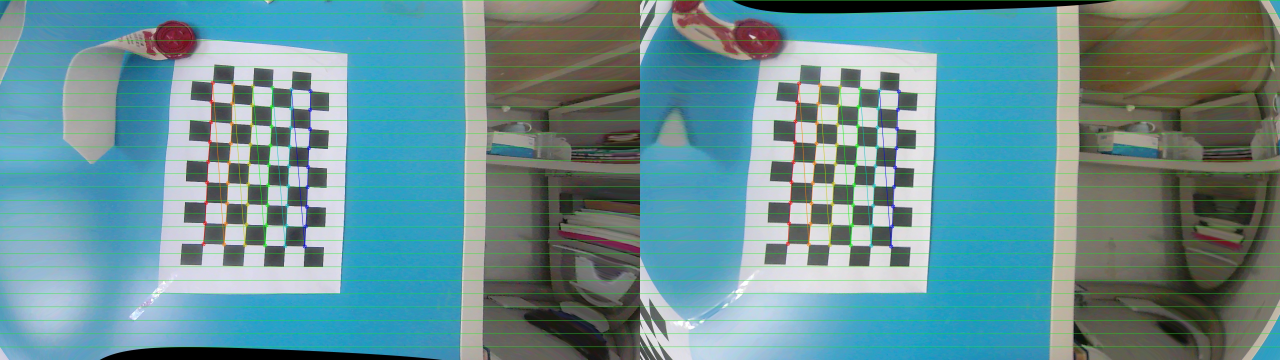
#> input picture project/config/calibration/debug_rectified/rectified_stereo_0001.jpg, 3840 x 1080 px, given in place of the camera (shown at 1/3 size)
$ python focus_tuner.py   (older library calls are emulated)
#> lines starting #> are read from the running program, lines starting #| are printed output that depends on the picture; after the words box and inside, x2 and y2 are one past the last pixel; in counts of white or black regions, pixels touching at a corner belong together
from __future__ import annotations

"""
Focus tuning + manual ROI zoom viewer.

What it shows (real-time):
- Left original (half frame or dedicated camera)
- Right original (half frame or dedicated camera)
- Left ROI zoom (3-5x, manual selection)
- Right ROI zoom (3-5x, manual selection)
- A simple sharpness score on ROI (Laplacian variance)

Controls:
- l: select ROI on Left window
- r: select ROI on Right window
- [ / ]: decrease / increase focus (if CAP_PROP_FOCUS is supported)
- a: toggle autofocus (CAP_PROP_AUTOFOCUS)
- +/- zoom: change zoom factor (default 4)
- q / ESC: quit
"""

import argparse
import time
from typing import Optional, Tuple

import cv2
import numpy as np


def laplacian_sharpness(bgr: np.ndarray) -> float:
    if bgr is None or bgr.size == 0:
        return 0.0
    gray = cv2.cvtColor(bgr, cv2.COLOR_BGR2GRAY)
    return float(cv2.Laplacian(gray, cv2.CV_64F).var())


def clamp_roi(x: int, y: int, w: int, h: int, img_w: int, img_h: int) -> Tuple[int, int, int, int]:
    x = max(0, min(int(x), img_w - 1))
    y = max(0, min(int(y), img_h - 1))
    w = max(1, min(int(w), img_w - x))
    h = max(1, min(int(h), img_h - y))
    return x, y, w, h


def set_focus(cap: cv2.VideoCapture, value: float) -> None:
    # Some backends/cameras ignore this silently.
    try:
        cap.set(cv2.CAP_PROP_FOCUS, float(value))
    except Exception:
        pass


def set_autofocus(cap: cv2.VideoCapture, enabled: bool) -> None:
    try:
        # 1/0 semantics depend on the driver; we try both.
        cap.set(cv2.CAP_PROP_AUTOFOCUS, 1 if enabled else 0)
    except Exception:
        pass


class FocusTuner:
    def __init__(
        self,
        device_index: int,
        split_half: bool,
        zoom: int,
        autofocus: bool,
        focus_step: float,
        backend: Optional[int],
    ) -> None:
        self.device_index = device_index
        self.split_half = split_half
        self.zoom = int(max(1, zoom))
        self.focus_step = float(focus_step)
        self.autofocus_enabled = bool(autofocus)

        self.cap = cv2.VideoCapture(device_index, backend) if backend is not None else cv2.VideoCapture(device_index)
        if not self.cap.isOpened():
            raise RuntimeError(f"Failed to open camera index={device_index}")

        # Apply initial autofocus / focus.
        set_autofocus(self.cap, self.autofocus_enabled)

        self.last_frame_time = 0.0

        self.left_roi: Optional[Tuple[int, int, int, int]] = None
        self.right_roi: Optional[Tuple[int, int, int, int]] = None

        # Populated after first frame.
        self.frame_h: int = 0
        self.frame_w: int = 0

    def _split_left_right(self, frame: np.ndarray) -> Tuple[np.ndarray, np.ndarray]:
        h, w = frame.shape[:2]
        if not self.split_half:
            raise ValueError("split_half is False but _split_left_right was called")
        half = w // 2
        left = frame[:, :half]
        right = frame[:, half:]
        return left, right

    def _roi_zoom_view(self, img: np.ndarray, roi: Optional[Tuple[int, int, int, int]], zoom: int) -> np.ndarray:
        if img is None or img.size == 0:
            return img
        h, w = img.shape[:2]
        canvas = img.copy()
        if roi is None:
            cv2.putText(canvas, "ROI not set", (10, 30), cv2.FONT_HERSHEY_SIMPLEX, 0.8, (0, 255, 255), 2, cv2.LINE_AA)
            return canvas

        x, y, rw, rh = clamp_roi(roi[0], roi[1], roi[2], roi[3], w, h)
        roi_img = img[y : y + rh, x : x + rw].copy()
        zoomed = cv2.resize(
            roi_img,
            (max(1, rw * zoom), max(1, rh * zoom)),
            interpolation=cv2.INTER_CUBIC,
        )

        sharp = laplacian_sharpness(roi_img)
        cv2.putText(
            zoomed,
            f"sharp={sharp:.1f} (lap var)",
            (10, 30),
            cv2.FONT_HERSHEY_SIMPLEX,
            0.8,
            (0, 255, 255),
            2,
            cv2.LINE_AA,
        )

        # Also draw a small marker box on original for feedback.
        cv2.rectangle(canvas, (x, y), (x + rw, y + rh), (0, 255, 255), 1)
        return zoomed

    def run(self) -> None:
        win_left = "Left"
        win_right = "Right"
        win_left_zoom = "Left ROI Zoom"
        win_right_zoom = "Right ROI Zoom"

        cv2.namedWindow(win_left, cv2.WINDOW_NORMAL)
        cv2.namedWindow(win_right, cv2.WINDOW_NORMAL)
        cv2.namedWindow(win_left_zoom, cv2.WINDOW_NORMAL)
        cv2.namedWindow(win_right_zoom, cv2.WINDOW_NORMAL)

        print("Keys: l/r select ROI, [/] focus, a autofocus, +/- zoom, q or ESC quit")

        # Try read once for display sizes.
        while True:
            ok, frame = self.cap.read()
            if not ok or frame is None:
                time.sleep(0.01)
                continue
            self.frame_h, self.frame_w = frame.shape[:2]

            left, right = self._split_left_right(frame)

            # Current focus value to overlay.
            focus_val = self.cap.get(cv2.CAP_PROP_FOCUS)
            af_val = self.cap.get(cv2.CAP_PROP_AUTOFOCUS)

            # Show original halves.
            cv2.putText(
                left,
                f"focus={focus_val:.2f} af={int(af_val)} zoom={self.zoom}",
                (10, 30),
                cv2.FONT_HERSHEY_SIMPLEX,
                0.8,
                (0, 255, 255),
                2,
                cv2.LINE_AA,
            )
            cv2.putText(
                right,
                f"focus={focus_val:.2f} af={int(af_val)} zoom={self.zoom}",
                (10, 30),
                cv2.FONT_HERSHEY_SIMPLEX,
                0.8,
                (0, 255, 255),
                2,
                cv2.LINE_AA,
            )

            left_zoom = self._roi_zoom_view(left, self.left_roi, self.zoom)
            right_zoom = self._roi_zoom_view(right, self.right_roi, self.zoom)

            cv2.imshow(win_left, left)
            cv2.imshow(win_right, right)
            cv2.imshow(win_left_zoom, left_zoom)
            cv2.imshow(win_right_zoom, right_zoom)

            key = cv2.waitKey(1) & 0xFF

            if key in (ord("q"), 27):
                break
            if key == ord("l"):
                # ROI selection on the left image.
                roi = cv2.selectROI(win_left, left, fromCenter=False, showCrosshair=True)
                x, y, w, h = roi
                if w > 0 and h > 0:
                    self.left_roi = (int(x), int(y), int(w), int(h))
                continue
            if key == ord("r"):
                roi = cv2.selectROI(win_right, right, fromCenter=False, showCrosshair=True)
                x, y, w, h = roi
                if w > 0 and h > 0:
                    self.right_roi = (int(x), int(y), int(w), int(h))
                continue

            if key == ord("a"):
                self.autofocus_enabled = not self.autofocus_enabled
                set_autofocus(self.cap, self.autofocus_enabled)
                continue

            if key in (ord("]"), ord("+")):
                focus_val = self.cap.get(cv2.CAP_PROP_FOCUS)
                set_focus(self.cap, focus_val + self.focus_step)
                continue
            if key in (ord("["), ord("-")):
                focus_val = self.cap.get(cv2.CAP_PROP_FOCUS)
                set_focus(self.cap, focus_val - self.focus_step)
                continue

            # Zoom control with keys '+'/'-' is already used for focus +/- via above.
            # Provide separate zoom keys: '=' and '_' for zoom factor.
            if key == ord("="):
                self.zoom = min(8, self.zoom + 1)
                continue
            if key == ord("_"):
                self.zoom = max(1, self.zoom - 1)
                continue


def main() -> None:
    parser = argparse.ArgumentParser()
    parser.add_argument("--device-index", type=int, default=1, help="Camera index for cv2.VideoCapture")
    parser.add_argument("--split-half", action="store_true", help="Split side-by-side frame into left/right halves")
    parser.add_argument("--no-split-half", dest="split_half", action="store_false")
    parser.set_defaults(split_half=True)

    parser.add_argument("--zoom", type=int, default=4, help="ROI zoom factor (3-5 recommended)")
    parser.add_argument("--autofocus", action="store_true", help="Enable autofocus at start")
    parser.add_argument("--no-autofocus", dest="autofocus", action="store_false")
    parser.set_defaults(autofocus=False)
    parser.add_argument("--focus-step", type=float, default=1.0, help="Focus step for [/] keys")

    parser.add_argument("--backend-dshow", action="store_true", help="Use CAP_DSHOW backend (Windows)")
    args = parser.parse_args()

    backend = cv2.CAP_DSHOW if args.backend_dshow else None

    tuner = FocusTuner(
        device_index=args.device_index,
        split_half=args.split_half,
        zoom=args.zoom,
        autofocus=args.autofocus,
        focus_step=args.focus_step,
        backend=backend,
    )
    tuner.run()
#> in run, frame is the input picture: shape (1080, 3840, 3); mean B, G, R 149, 143, 102.5
#> in _split_left_right, `left = frame[:, :half]`:
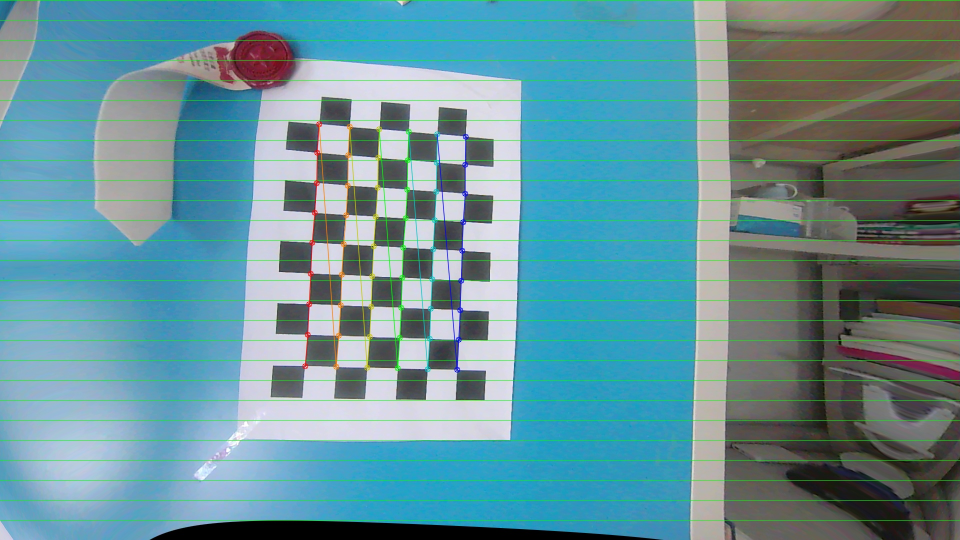
#> left: shape (1080, 1920, 3) (shown at 1/2 size); mean B, G, R 154.5, 144.7, 101.9
#> in _split_left_right, `right = frame[:, half:]`:
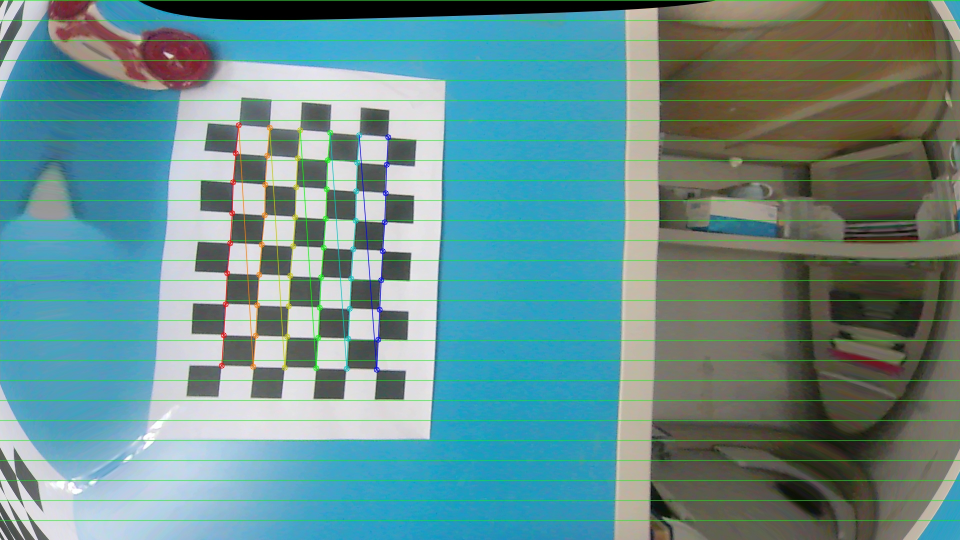
#> right: shape (1080, 1920, 3) (shown at 1/2 size); mean B, G, R 143.4, 141.3, 103.1
#> in run, `cv2.putText( left, f"focus={focus_val:.2f} af={int(af_val)} zoom={self..`:
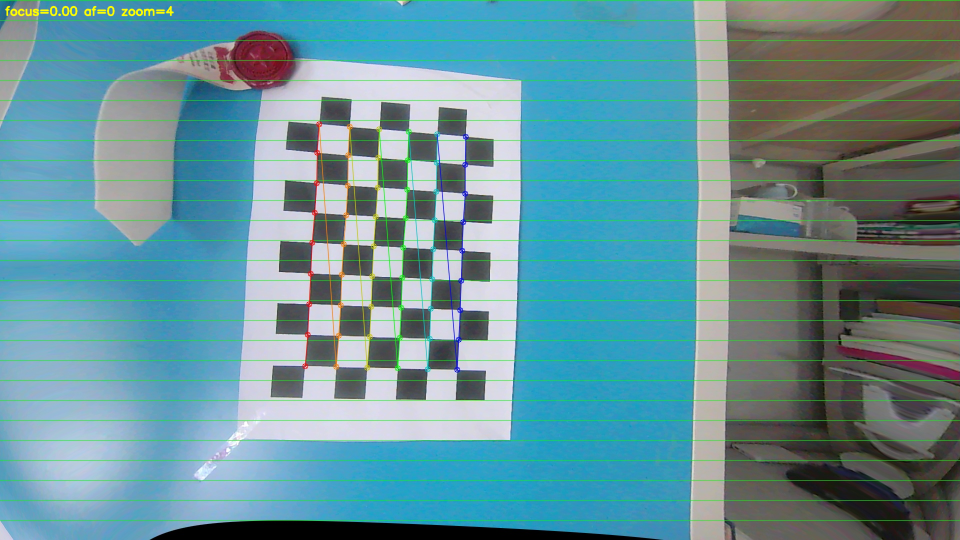
#> left: shape (1080, 1920, 3) (shown at 1/2 size); 0.18% of pixels changed, all inside (x1, y1, x2, y2) = (9, 11, 349, 33)
#> in run, `cv2.putText( right, f"focus={focus_val:.2f} af={int(af_val)} zoom={sel..`:
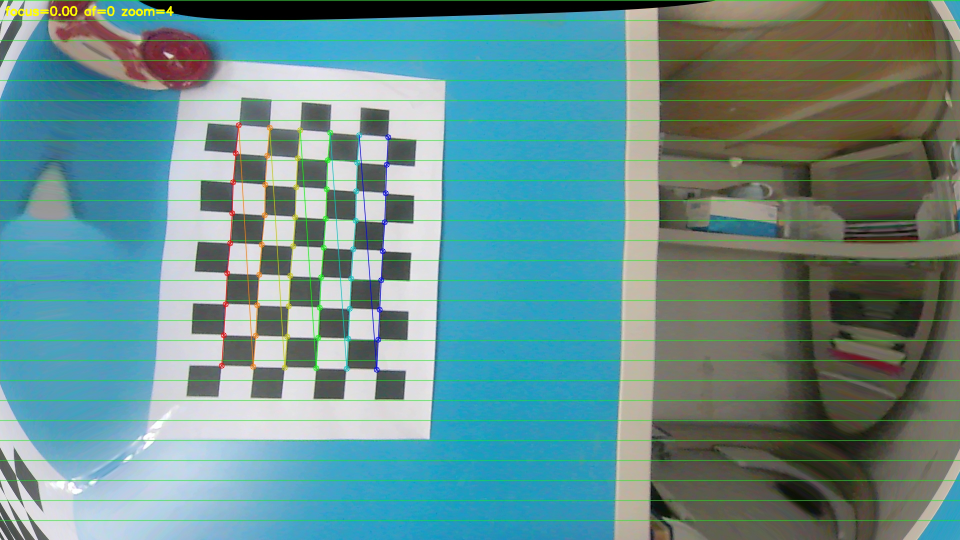
#> right: shape (1080, 1920, 3) (shown at 1/2 size); 0.18% of pixels changed, all inside (x1, y1, x2, y2) = (9, 11, 349, 33)
#> in _roi_zoom_view, `cv2.putText(canvas, "ROI not set", (10, 30), cv2.FONT_HERSHEY_SIMPLEX,..`: canvas: shape (1080, 1920, 3); 0.06% of pixels changed, all inside (x1, y1, x2, y2) = (11, 11, 156, 33)
#> (key q is pressed here)

    tuner.cap.release()
    cv2.destroyAllWindows()


if __name__ == "__main__":
    main()

$ run again, on project/config/calibration/debug_rectified/rectified_stereo_0003.jpg
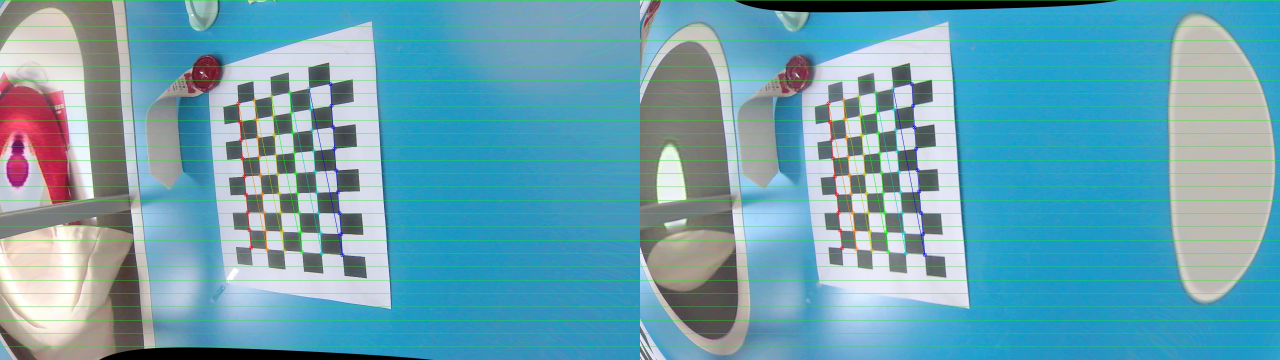
#> input picture project/config/calibration/debug_rectified/rectified_stereo_0003.jpg, 3840 x 1080 px, given in place of the camera (shown at 1/3 size)
#> in run, frame is the input picture: shape (1080, 3840, 3); mean B, G, R 178.9, 162.4, 105.7
#> in run, `cv2.putText( left, f"focus={focus_val:.2f} af={int(af_val)} zoom={self..`:
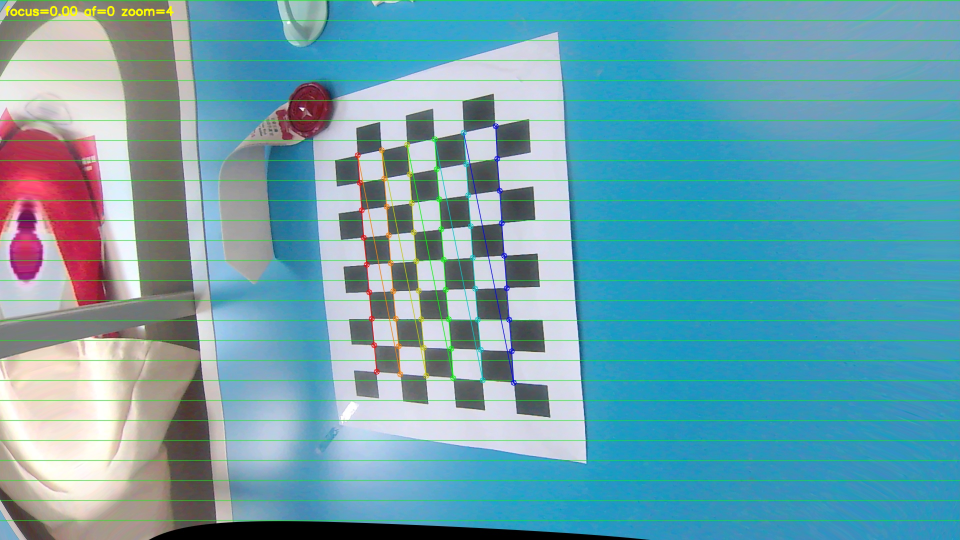
#> left: shape (1080, 1920, 3) (shown at 1/2 size); mean B, G, R 175.2, 159.7, 108.2
#> in run, `cv2.putText( right, f"focus={focus_val:.2f} af={int(af_val)} zoom={sel..`:
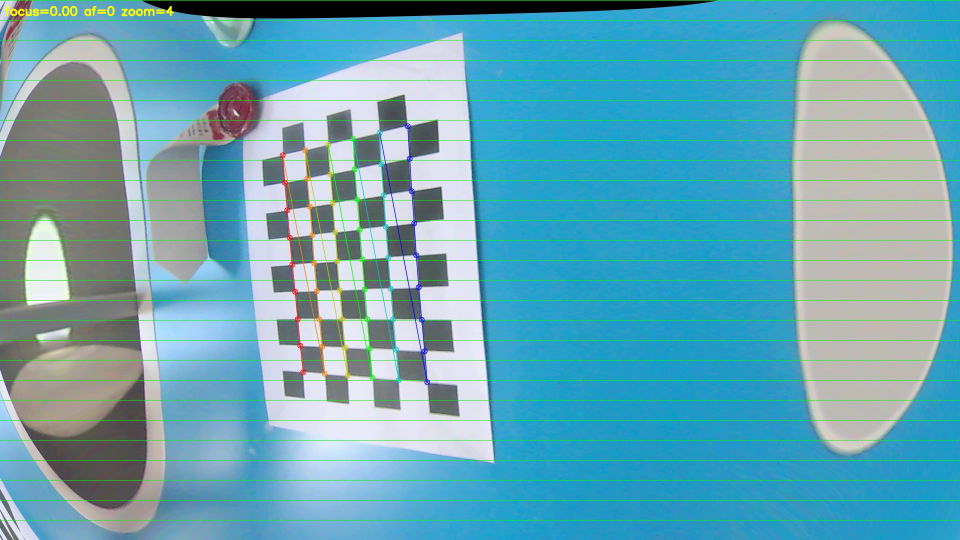
#> right: shape (1080, 1920, 3) (shown at 1/2 size); mean B, G, R 182.2, 165.5, 103.5
#> canvas: shape (1080, 1920, 3); 0.06% of pixels changed, all inside (x1, y1, x2, y2) = (11, 11, 156, 33)
